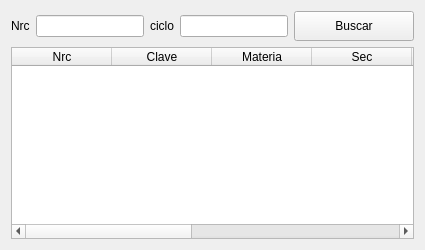
               <widget class="QWidget" name="page_choque_materias">
                <layout class="QGridLayout" name="gridLayout_11">
                 <item row="0" column="0">
                  <layout class="QGridLayout" name="gridLayout_5">
                   <item row="0" column="0">
                    <widget class="QLabel" name="nrc_choque_materias">
                     <property name="text">
                      <string>Nrc</string>
                     </property>
                    </widget>
                   </item>
                   <item row="0" column="1">
                    <widget class="QLineEdit" name="materia_choque"/>
                   </item>
                   <item row="0" column="2">
                    <widget class="QLabel" name="nrc_choque_materias_2">
                     <property name="text">
                      <string>ciclo</string>
                     </property>
                    </widget>
                   </item>
                   <item row="0" column="3">
                    <widget class="QLineEdit" name="materia_choque_2"/>
                   </item>
                   <item row="0" column="4">
                    <widget class="QPushButton" name="signal_choque_materias">
                     <property name="minimumSize">
                      <size>
                       <width>120</width>
                       <height>30</height>
                      </size>
                     </property>
                     <property name="text">
                      <string>Buscar</string>
                     </property>
                    </widget>
                   </item>
                  </layout>
                 </item>
                 <item row="1" column="0">
                  <widget class="QTableWidget" name="tabla_materias_chocando">
                   <column>
                    <property name="text">
                     <string>Nrc</string>
                    </property>
                   </column>
                   <column>
                    <property name="text">
                     <string>Clave</string>
                    </property>
                   </column>
                   <column>
                    <property name="text">
                     <string>Materia</string>
                    </property>
                   </column>
                   <column>
                    <property name="text">
                     <string>Sec</string>
                    </property>
                   </column>
                   <column>
                    <property name="text">
                     <string>CR</string>
                    </property>
                   </column>
                   <column>
                    <property name="text">
                     <string>Cup</string>
                    </property>
                   </column>
                   <column>
                    <property name="text">
                     <string>Dis</string>
                    </property>
                   </column>
                   <column>
                    <property name="text">
                     <string>S/H/D/E</string>
                    </property>
                   </column>
                   <column>
                    <property name="text">
                     <string>Ses/Profesor</string>
                    </property>
                   </column>
                  </widget>
                 </item>
                </layout>
               </widget>
